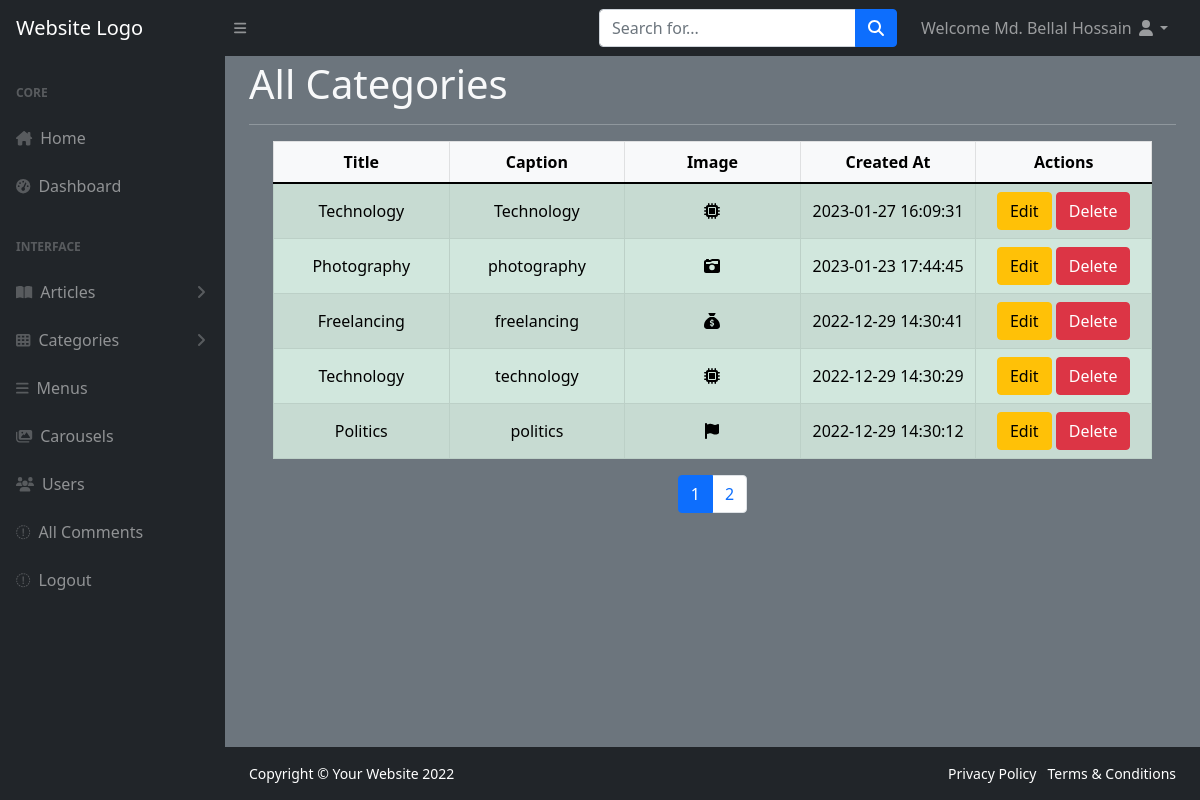
The app's page /category-all.php (signed in) with its own data.
### tables this page shows
CREATE TABLE `categories` (
  `id` int(11) NOT NULL,
  `name` varchar(256) NOT NULL,
  `description` text NOT NULL,
  `icon` varchar(64) NOT NULL,
  `created_at` timestamp NOT NULL DEFAULT current_timestamp()
);

### category-all.php (the view, shortened to what this page needs)
<?php require "inc/header.php"; ?>
</head>
<body class="sb-nav-fixed bg-secondary">
    <?php require "inc/topnav.php"; ?>
    <div id="layoutSidenav">
        <?php require "inc/leftnav.php"; ?>
        <div id="layoutSidenav_content">
            <main>
                <div class="container-fluid text-light">
                    <h1 class="my-1">All Categories</h1>
                    <hr>
                    <div class="container-fluid">
                        <table class="table  table-bordered table-striped table align-middle table-success table-hover">
                            <thead style="text-align: center;" class="table-light">
                                <tr>
                                    <th>Title</th>
                                    <th>Caption</th>
                                    <th>Image</th>
                                    <th>Created At</th>
                                    <th>Actions</th>
                                </tr>
                            </thead>
                            <tbody>
                                <?php
                                require "inc/connection.php";
                                $result = mysqli_query($conn, "SELECT COUNT(*) AS total_rows FROM categories");
                                $row = mysqli_fetch_assoc($result);
                                $total_rows = $row['total_rows'];
                                $total_pages = ceil($total_rows / 5);
                                $page = isset($_GET['page']) ? $_GET['page'] : 1;
                                $offset = ($page - 1) * 5;
                                $result = mysqli_query($conn, "SELECT * FROM categories order by created_at desc LIMIT 5 OFFSET $offset");
                                while ($row = mysqli_fetch_assoc($result)) {
                                    echo "<tr style='text-align: center;'>";
                                    echo "<td class='col-md-2'>" . $row['name'] . "</td>";
                                    echo "<td class='col-md-2'>" . $row['description'] . "</td>";
                                    echo "<td class='col-md-2'>" . $row['icon'] . "</td>";
                                    echo "<td class='col-md-2'>" . $row['created_at'] . "</td>";
                                    echo '<td class="col-md-2">
                                    <a href="category-edit.php?id=' . $row['id'] . '" class="btn btn-warning">Edit</a>
                                    <a href="category-delete.php?id=' . $row['id'] . '" class="btn btn-danger">Delete</a>
                                  </td>';
                                    echo "</tr>";
                                }
                                ?>
                            </tbody>
                        </table>
                        <div class="d-flex justify-content-center">
                            <nav aria-label="Page navigation example">
                                <ul class="pagination">
                                    <?php
                                    for ($i = 1; $i <= $total_pages; $i++) {
                                        echo "<li class='page-item " . ($page == $i ? 'active' : '') . "'><a class='page-link' href='?page=$i'>$i</a></li>";
                                    }
                                    ?>
                                </ul>
                            </nav>
                        </div>
                    </div>
                </div>
            </main>
            <?php require "inc/footer.php"; ?>
        </div>
    </div>
</body>
</html>

### assets/css/footer.css (style rules this page uses)
ul { margin: 0px; padding: 0px; }

### records on screen
categories: name "Technology", description "Technology", created_at "2023-01-27 16:09:31"
categories: name "Photography", description "photography", created_at "2023-01-23 17:44:45"
categories: name "Freelancing", description "freelancing", created_at "2022-12-29 14:30:41"
categories: name "Technology", description "technology", created_at "2022-12-29 14:30:29"
categories: name "Politics", description "politics", created_at "2022-12-29 14:30:12"

### other values on screen
$_SESSION['username'] "Md. Bellal Hossain"
